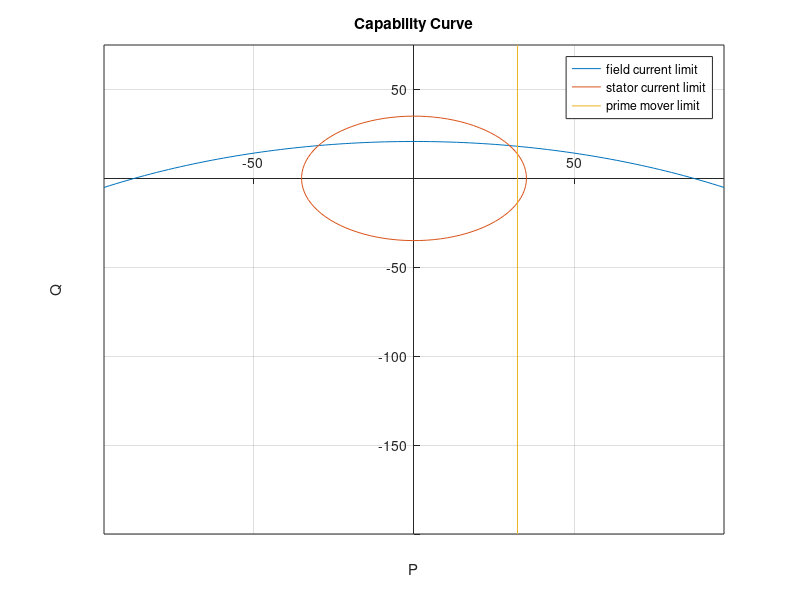

Reproduce this figure in MATLAB.
% Machines Assigment
% Madiba Elvis - F17/102284/2017
% Capability Curve

%Variables
rated_Power = 35; %kVA
p_f = .85; %power factor
pf_angle = -acosd(p_f);
Pmax_in = 37.5; %kW
Copper_losses = 2.1; %kW
Mechanical_losses = 3.2; %kW
Xs = 1; %Ohm
Rs = 0; %Ohm
V = 415; %V
f = 50; %Hz

%Calculations

Vt = V/(3^(1/2)); %V
fprintf('Vt = %d V\n',Vt);

Ia_max = (rated_Power)*1000/(3*Vt); %A
fprintf('Ia_max = %d A\n',Ia_max);


%for Capability curve 

Q = -3*(Vt^2)/(Xs * 1000); %KVA
fprintf('Q = %d kVA\n',Q);


Ea_max = abs(Vt + (j*Xs*Ia_max.*exp(j*pf_angle * pi/180)));
fprintf('Ea_max = %d V\n',Ea_max);

De = (3*Ea_max*Vt)/(Xs * 1000); %KVA
fprintf('De = %d kVA\n',De);

Pmax_out = Pmax_in - Mechanical_losses - Copper_losses;
fprintf('Pmax_out = %d kW\n',Pmax_out);

%field current limit
t = linspace(2/3*pi,1/3*pi);

x1 = De*cos(t) + 0;
y1 = De*sin(t) + Q;

%stator current limit
t = linspace(0,2*pi);

x2 = rated_Power*cos(t) + 0;
y2 = rated_Power*sin(t) + 0;

%prime mover limit
x3 = [Pmax_out Pmax_out];
y3 = [-200 75];

%plotting
y = [-200:25:75];
plot(x1,y1,x2,y2,x3,y3),xlabel('P'),ylabel('Q'),title('Capability Curve'),axis([-75 75 -50 50]),grid on , axis tight, legend('field current limit', 'stator current limit','prime mover limit');


%Axis at origin
set(gca, 'XAxisLocation', 'origin', 'YAxisLocation', 'origin');
